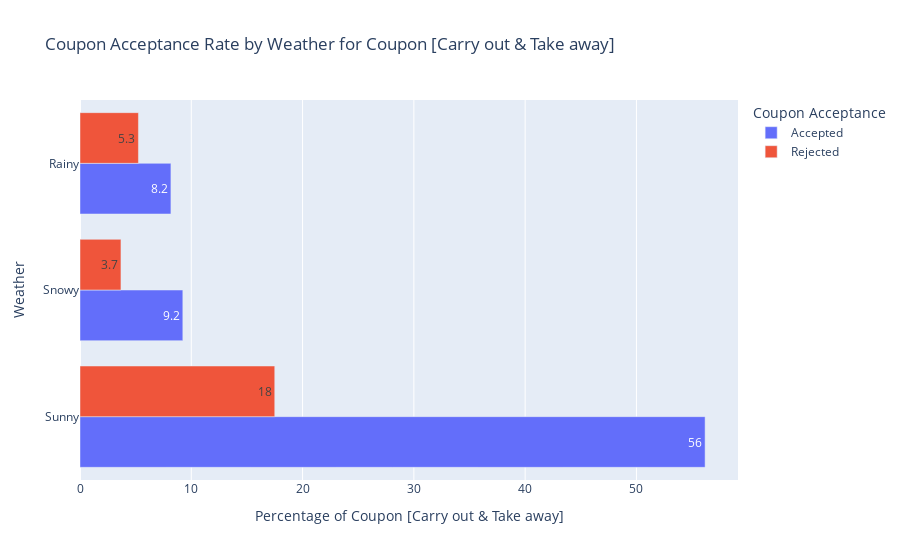

Source (notebook cell):
### Markdown cell above
- Weather

### Code cell
plot_coupon_acceptance_rate_by_column(non_bar_coupons, 'weather')

### Figure 1 — Plotly figure (JSON) as saved in the notebook; plotly's stock layout.template omitted (floating-point values rounded to 4 significant figures)
{"data": [{"alignmentgroup": "True", "hovertemplate": "Y_str=Accepted<br>Percentage of Coupon [Carry out & Take away]=%{text}<br>Weather=%{y}<extra></extra>", "legendgroup": "Accepted", "marker": {"color": "#636efa", "pattern": {"shape": ""}}, "name": "Accepted", "offsetgroup": "Accepted", "orientation": "h", "showlegend": true, "text": [56.17, 9.24, 8.17], "textposition": "auto", "texttemplate": "%{text:.2s}", "type": "bar", "x": [56.17, 9.24, 8.17], "xaxis": "x", "y": ["Sunny", "Snowy", "Rainy"], "yaxis": "y"}, {"alignmentgroup": "True", "hovertemplate": "Y_str=Rejected<br>Percentage of Coupon [Carry out & Take away]=%{text}<br>Weather=%{y}<extra></extra>", "legendgroup": "Rejected", "marker": {"color": "#EF553B", "pattern": {"shape": ""}}, "name": "Rejected", "offsetgroup": "Rejected", "orientation": "h", "showlegend": true, "text": [17.5, 5.25, 3.68], "textposition": "auto", "texttemplate": "%{text:.2s}", "type": "bar", "x": [17.5, 5.25, 3.68], "xaxis": "x", "y": ["Sunny", "Rainy", "Snowy"], "yaxis": "y"}], "layout": {"barmode": "group", "legend": {"title": {"text": "Coupon Acceptance"}, "tracegroupgap": 0}, "title": {"text": "Coupon Acceptance Rate by Weather for Coupon [Carry out & Take away]"}, "xaxis": {"anchor": "y", "domain": [0, 1], "title": {"text": "Percentage of Coupon [Carry out & Take away]"}}, "yaxis": {"anchor": "x", "domain": [0, 1], "title": {"text": "Weather"}}}}
